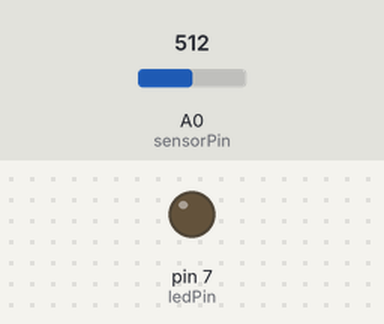
Simulated run of this sketch. Board: Arduino Uno, built with avr-gcc and run on an emulated ATmega328P. Parts: output pins drawn as LEDs (lit = HIGH). Inputs (shaded band) come from the test bench; at power-on: A0 (sensorPin) = 512.

Above: at 1.2 s.
1.3 s: A0 (sensorPin) set to 522
At 2.5 s:
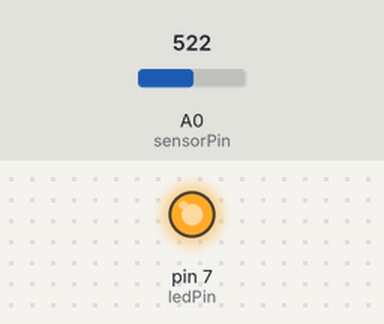
2.8 s: A0 (sensorPin) set to 511
At 3.8 s:
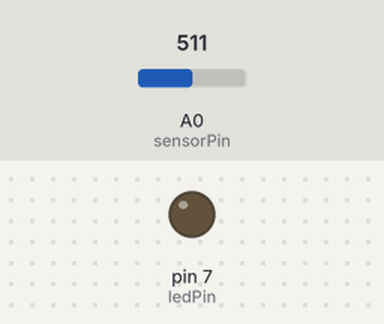
4.3 s: A0 (sensorPin) set to 716
At 4.9 s:
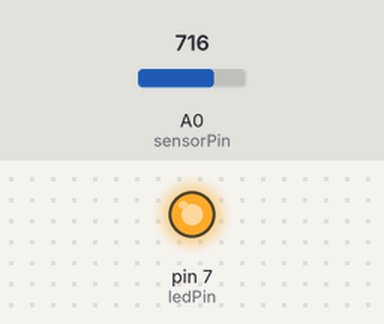
Timing chart, 0 to 7.3 s (numbered marks = the images above; inputs shaded):
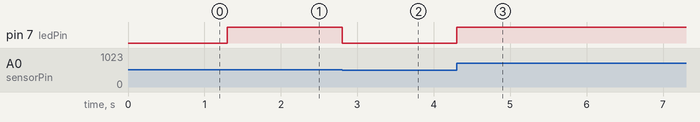

The sketch:

SoundResponsiveLight.ino
```cpp
int sensorPin = A0;
int ledPin = 7;

void setup(){
  pinMode(ledPin, OUTPUT); // Set LED pin as output
  Serial.begin(9600);      // Initialize serial communication
}

void loop(){

  int sensorValue = analogRead(sensorPin); // Read analog input from the LM393 Sensor

  int brightness = map(sensorValue, 0, 1023, 0, 255); // Map the sensor value to the LED brightness range (0-255)

  analogWrite(ledPin, brightness); //Set LED brightness


}
```

Measured:
- the behaviour switches between 513 and 514 on A0 (sensorPin) (found by bisection; images 0 and 1)
- after the input at 1.3 s, pin 7 (ledPin): LOW → HIGH at once
- after the input at 2.8 s, pin 7 (ledPin): HIGH → LOW at once
- after the input at 4.3 s, pin 7 (ledPin): LOW → HIGH at once
